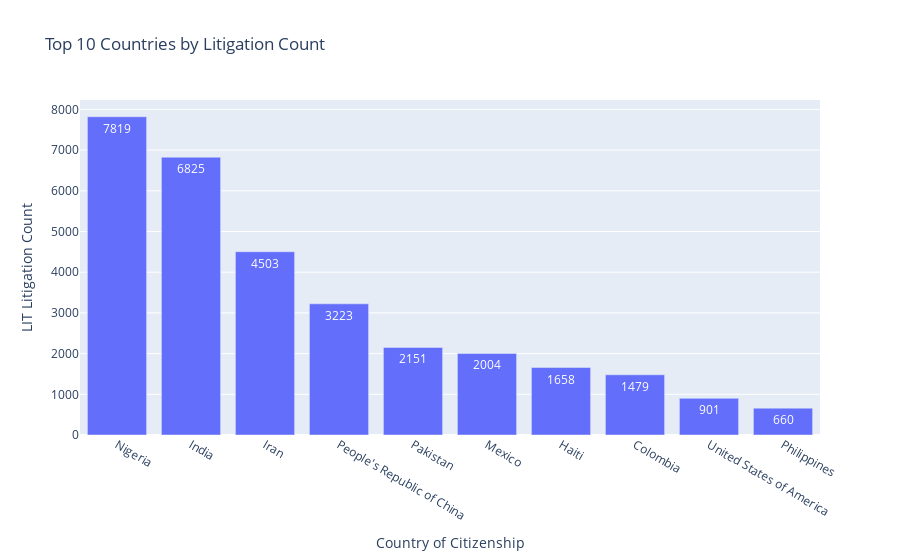

Notebook source saved alongside this figure:
### Code cell
top_countries = df.groupby("Country of Citizenship")["LIT Litigation Count"].sum().nlargest(10).reset_index()
fig = px.bar(top_countries, x="Country of Citizenship", y="LIT Litigation Count",
             title="Top 10 Countries by Litigation Count", text_auto=True)
fig.show()

### Figure 1 — Plotly figure (JSON) as saved in the notebook; plotly's stock layout.template omitted (floating-point values rounded to 4 significant figures)
{"data": [{"hovertemplate": "Country of Citizenship=%{x}<br>LIT Litigation Count=%{y}<extra></extra>", "legendgroup": "", "marker": {"color": "#636efa", "pattern": {"shape": ""}}, "name": "", "orientation": "v", "showlegend": false, "textposition": "auto", "texttemplate": "%{y}", "type": "bar", "x": ["Nigeria", "India", "Iran", "People's Republic of China", "Pakistan", "Mexico", "Haiti", "Colombia", "United States of America", "Philippines"], "xaxis": "x", "y": [7819, 6825, 4503, 3223, 2151, 2004, 1658, 1479, 901, 660], "yaxis": "y"}], "layout": {"barmode": "relative", "legend": {"tracegroupgap": 0}, "title": {"text": "Top 10 Countries by Litigation Count"}, "xaxis": {"anchor": "y", "domain": [0, 1], "title": {"text": "Country of Citizenship"}}, "yaxis": {"anchor": "x", "domain": [0, 1], "title": {"text": "LIT Litigation Count"}}}}
